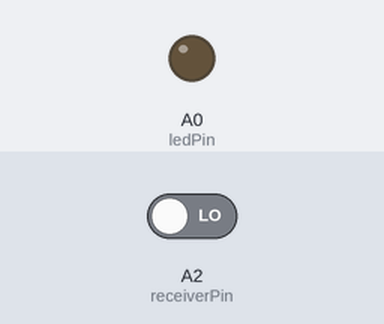
The sketch below on a simulated Arduino Uno, built with avr-gcc and run on an emulated ATmega328P. On the bench: output pins drawn as LEDs (lit = HIGH). The test bench sets the inputs (shaded band); at power-on: A2 (receiverPin) LOW.

Above: at 1.2 s.
1.3 s: A2 (receiverPin) driven HIGH
At 1.7 s:
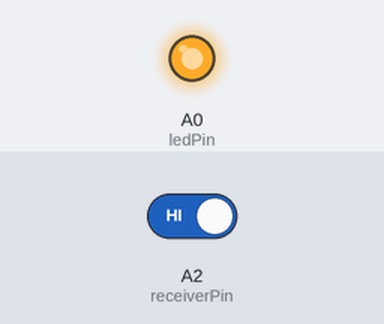
2.8 s: A2 (receiverPin) driven LOW
At 4.0 s:
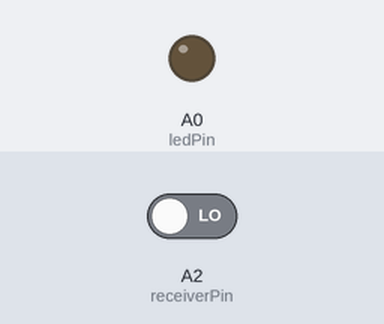
Timing chart, 0 to 5.8 s (numbered marks = the images above; inputs shaded):
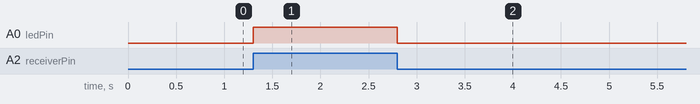

Measured:
- after the input at 1.3 s, A0 (ledPin): LOW → HIGH at once
- after the input at 2.8 s, A0 (ledPin): HIGH → LOW at once

The sketch:

Ventilopen_1.ino
```cpp
const int receiverPin = A2;
const int ledPin = A0;

void setup() {
  pinMode(receiverPin, INPUT);
  pinMode(ledPin, OUTPUT);
}

void loop() {
  int signal = digitalRead(receiverPin);
  if(signal == HIGH){
    digitalWrite(ledPin, HIGH); // åben vand
  } else {
    digitalWrite(ledPin, LOW);  // luk vand
  }
}
```
